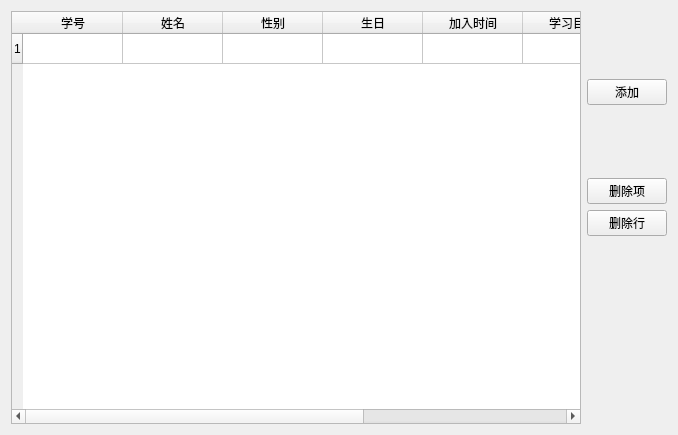
<?xml version="1.0" encoding="UTF-8"?>
<ui version="4.0">
 <class>StudentInfoWidgetClass</class>
 <widget class="QWidget" name="StudentInfoWidgetClass">
  <property name="geometry">
   <rect>
    <x>0</x>
    <y>0</y>
    <width>678</width>
    <height>435</height>
   </rect>
  </property>
  <property name="windowTitle">
   <string>StudentInfoWidget</string>
  </property>
  <layout class="QHBoxLayout" name="horizontalLayout">
   <item>
    <widget class="QTableWidget" name="tableWidget">
     <row/>
     <column>
      <property name="text">
       <string>学号</string>
      </property>
     </column>
     <column>
      <property name="text">
       <string>姓名</string>
      </property>
     </column>
     <column>
      <property name="text">
       <string>性别</string>
      </property>
     </column>
     <column>
      <property name="text">
       <string>生日</string>
      </property>
     </column>
     <column>
      <property name="text">
       <string>加入时间</string>
      </property>
     </column>
     <column>
      <property name="text">
       <string>学习目标</string>
      </property>
     </column>
     <column>
      <property name="text">
       <string>学习进度</string>
      </property>
     </column>
     <column>
      <property name="text">
       <string>照片</string>
      </property>
     </column>
    </widget>
   </item>
   <item>
    <layout class="QVBoxLayout" name="verticalLayout">
     <item>
      <spacer name="verticalSpacer">
       <property name="orientation">
        <enum>Qt::Orientation::Vertical</enum>
       </property>
       <property name="sizeHint" stdset="0">
        <size>
         <width>20</width>
         <height>40</height>
        </size>
       </property>
      </spacer>
     </item>
     <item>
      <widget class="QPushButton" name="btnAdd">
       <property name="text">
        <string>添加</string>
       </property>
      </widget>
     </item>
     <item>
      <spacer name="verticalSpacer_2">
       <property name="orientation">
        <enum>Qt::Orientation::Vertical</enum>
       </property>
       <property name="sizeHint" stdset="0">
        <size>
         <width>20</width>
         <height>40</height>
        </size>
       </property>
      </spacer>
     </item>
     <item>
      <widget class="QPushButton" name="btnDeleteItem">
       <property name="text">
        <string>删除项</string>
       </property>
      </widget>
     </item>
     <item>
      <widget class="QPushButton" name="btnDeleteLine">
       <property name="text">
        <string>删除行</string>
       </property>
      </widget>
     </item>
     <item>
      <spacer name="verticalSpacer_3">
       <property name="orientation">
        <enum>Qt::Orientation::Vertical</enum>
       </property>
       <property name="sizeHint" stdset="0">
        <size>
         <width>20</width>
         <height>188</height>
        </size>
       </property>
      </spacer>
     </item>
    </layout>
   </item>
  </layout>
 </widget>
 <layoutdefault spacing="6" margin="11"/>
 <resources/>
 <connections/>
</ui>
